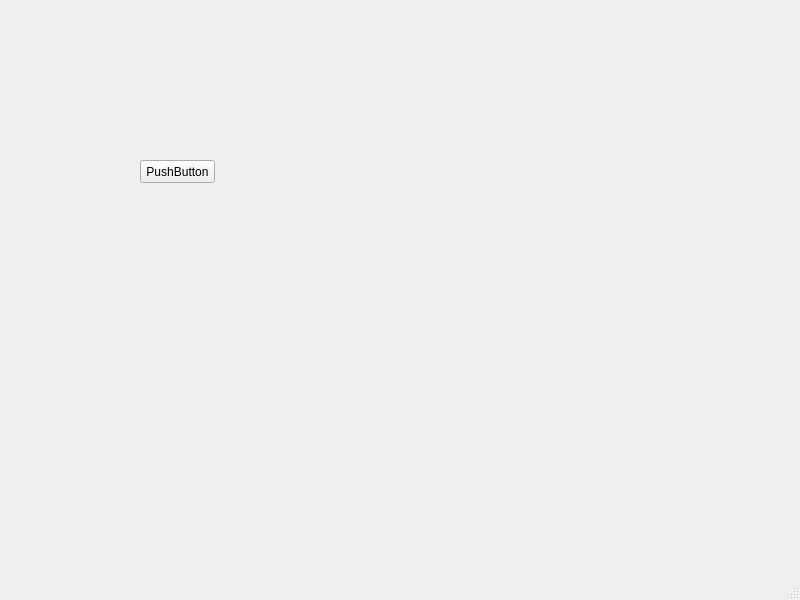
<?xml version="1.0" encoding="UTF-8"?>
<ui version="4.0">
 <class>MainWindow</class>
 <widget class="QMainWindow" name="MainWindow">
  <property name="geometry">
   <rect>
    <x>0</x>
    <y>0</y>
    <width>800</width>
    <height>600</height>
   </rect>
  </property>
  <property name="windowTitle">
   <string>MainWindow</string>
  </property>
  <widget class="QWidget" name="centralwidget">
   <widget class="QPushButton" name="pushButton">
    <property name="geometry">
     <rect>
      <x>140</x>
      <y>160</y>
      <width>75</width>
      <height>23</height>
     </rect>
    </property>
    <property name="text">
     <string>PushButton</string>
    </property>
   </widget>
  </widget>
  <widget class="QMenuBar" name="menubar">
   <property name="geometry">
    <rect>
     <x>0</x>
     <y>0</y>
     <width>800</width>
     <height>23</height>
    </rect>
   </property>
  </widget>
  <widget class="QStatusBar" name="statusbar"/>
 </widget>
 <resources/>
 <connections/>
</ui>
